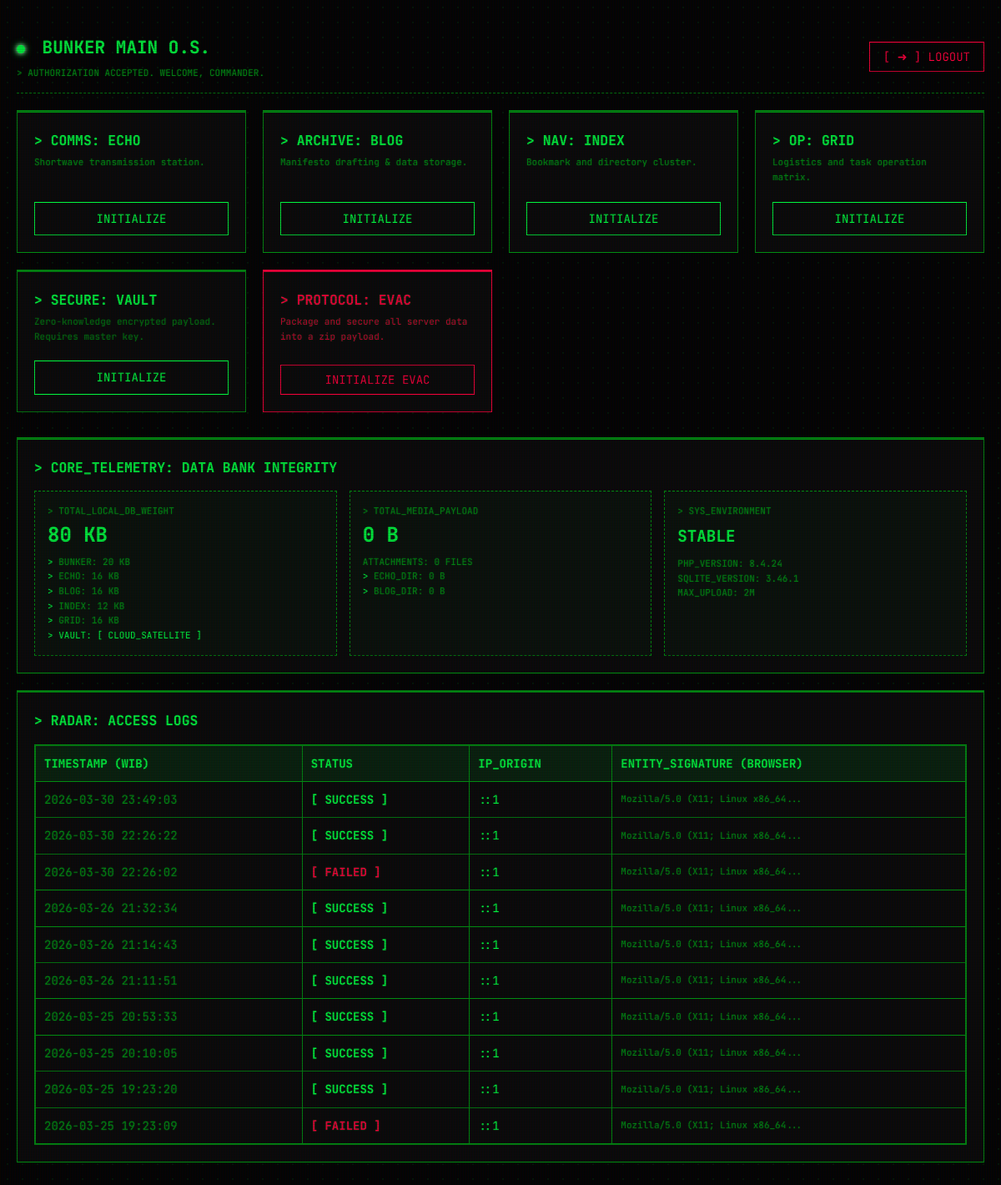
/bunker/dashboard.php (signed in), run on an earlier commit of the app's database.
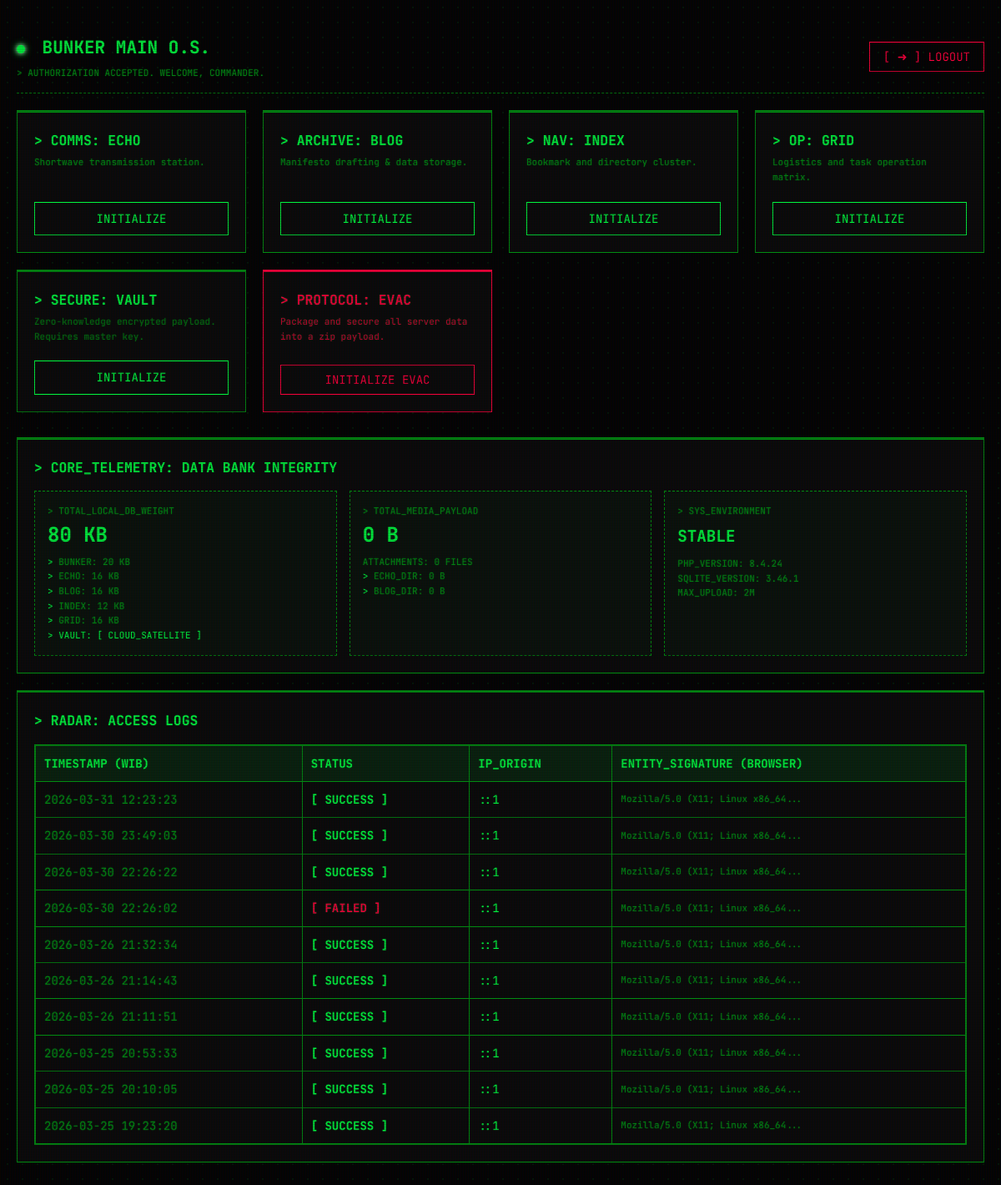
And on a later commit of the database.
### tables this page shows
CREATE TABLE access_logs (
        id INTEGER PRIMARY KEY AUTOINCREMENT,
        ip_address TEXT,
        user_agent TEXT,
        status TEXT,
        created_at DATETIME
    );

### bunker/dashboard.php (the view, shortened to what this page needs)
<?php
function formatBytes($bytes, $precision = 2) {
    $units = ['B', 'KB', 'MB', 'GB', 'TB']; $bytes = max($bytes, 0);
    $pow = floor(($bytes ? log($bytes) : 0) / log(1024)); $pow = min($pow, count($units) - 1);
    $bytes /= (1 << (10 * $pow)); return round($bytes, $precision) . ' ' . $units[$pow];
}
function getDirStats($dir) {
    $size = 0; $count = 0;
    return ['size' => $size, 'count' => $count];
}
$basePath = realpath(__DIR__ . '/..');
$bunker_db_size = file_exists(__DIR__ . '/bunker_data.sqlite') ? filesize(__DIR__ . '/bunker_data.sqlite') : 0;
$echo_db_size = file_exists($basePath . '/echo/echo_data.sqlite') ? filesize($basePath . '/echo/echo_data.sqlite') : 0;
$blog_db_size = file_exists($basePath . '/blog/blog_data.sqlite') ? filesize($basePath . '/blog/blog_data.sqlite') : 0;
$index_db_size = file_exists($basePath . '/index/index_data.sqlite') ? filesize($basePath . '/index/index_data.sqlite') : 0;
$grid_db_size = file_exists($basePath . '/grid/grid_data.sqlite') ? filesize($basePath . '/grid/grid_data.sqlite') : 0;
$total_db_size = $bunker_db_size + $echo_db_size + $blog_db_size + $index_db_size + $grid_db_size;
$echo_media = getDirStats($basePath . '/echo/uploads');
$blog_media = getDirStats($basePath . '/blog/uploads');
$total_media_size = $echo_media['size'] + $blog_media['size'];
$total_media_count = $echo_media['count'] + $blog_media['count'];
$db_file = __DIR__ . '/bunker_data.sqlite';
try {
    $pdo = new PDO("sqlite:" . $db_file);
    $stmt = $pdo->query("SELECT * FROM access_logs ORDER BY created_at DESC LIMIT 10");
    $logs = $stmt->fetchAll(PDO::FETCH_ASSOC);
} catch (PDOException $e) { $logs = []; }
?>
<!doctype html>
<html lang="en">
<head>
    <link rel="stylesheet" href="../assets/terminal.css">
</head>
<body class="t-crt">
    <div class="t-container-fluid">
        <div class="d-flex justify-content-between align-items-center mb-4" style="border-bottom: 1px dashed var(--t-green-dim); padding-bottom: 15px; margin-top: 20px;">
            <div>
                <h2 class="mb-0 text-success"><span class="t-led-dot t-led-green"></span> BUNKER MAIN O.S.</h2>
                <div class="text-muted fs-small mt-1">> AUTHORIZATION ACCEPTED. WELCOME, COMMANDER.</div>
            </div>
            <form method="POST" class="m-0">
                <button type="submit" class="t-btn danger" title="Sever Connection">[ ➜ ] LOGOUT</button>
            </form>
        </div>
        <div class="dashboard-grid">
            <div class="t-card mb-0 d-flex flex-column justify-content-between">
                <div>
                    <h3 class="mb-1 text-success">> COMMS: ECHO</h3>
                    <p class="text-muted fs-small mb-4">Shortwave transmission station.</p>
                </div>
                <a href="../echo/index.php" class="t-btn t-btn-block">INITIALIZE</a>
            </div>
            <div class="t-card mb-0 d-flex flex-column justify-content-between">
                <div>
                    <h3 class="mb-1 text-success">> ARCHIVE: BLOG</h3>
                    <p class="text-muted fs-small mb-4">Manifesto drafting & data storage.</p>
                </div>
                <a href="blog_manager.php" class="t-btn t-btn-block">INITIALIZE</a>
            </div>
            <div class="t-card mb-0 d-flex flex-column justify-content-between">
                <div>
                    <h3 class="mb-1 text-success">> NAV: INDEX</h3>
                    <p class="text-muted fs-small mb-4">Bookmark and directory cluster.</p>
                </div>
                <a href="../index/index.php" class="t-btn t-btn-block">INITIALIZE</a>
            </div>
            <div class="t-card mb-0 d-flex flex-column justify-content-between">
                <div>
                    <h3 class="mb-1 text-success">> OP: GRID</h3>
                    <p class="text-muted fs-small mb-4">Logistics and task operation matrix.</p>
                </div>
                <a href="../grid/index.php" class="t-btn t-btn-block">INITIALIZE</a>
            </div>
            <div class="t-card mb-0 d-flex flex-column justify-content-between">
                <div>
                    <h3 class="mb-1 text-success">> SECURE: VAULT</h3>
                    <p class="text-muted fs-small mb-4" style="opacity: 0.8;">Zero-knowledge encrypted payload. Requires master key.</p>
                </div>
                <a href="../vault/index.php" class="t-btn t-btn-block">INITIALIZE</a>
            </div>
            <div class="t-card danger mb-0 d-flex flex-column justify-content-between">
                <div>
                    <h3 class="mb-1 text-danger">> PROTOCOL: EVAC</h3>
                    <p class="text-danger fs-small mb-4" style="opacity: 0.8;">Package and secure all server data into a zip payload.</p>
                </div>
                <form method="POST" onsubmit="return confirm('WARNING: Initiating full system data download. Proceed?');" class="m-0">
                    <button type="submit" class="t-btn danger t-btn-block w-100">INITIALIZE EVAC</button>
                </form>
            </div>
        </div>
        <div class="t-card mb-4">
            <h3 class="mb-3 text-success">> CORE_TELEMETRY: DATA BANK INTEGRITY</h3>
            <div class="telemetry-grid">
                <div class="telemetry-item">
                    <div class="text-muted fs-small">> TOTAL_LOCAL_DB_WEIGHT</div>
                    <div class="telemetry-val"><?= formatBytes($total_db_size) ?></div>
                    <div class="fs-small text-muted" style="line-height: 1.6;">
                        <span class="text-success">></span> BUNKER: <?= formatBytes($bunker_db_size) ?><br>
                        <span class="text-success">></span> ECHO: <?= formatBytes($echo_db_size) ?><br>
                        <span class="text-success">></span> BLOG: <?= formatBytes($blog_db_size) ?><br>
                        <span class="text-success">></span> INDEX: <?= formatBytes($index_db_size) ?><br>
                        <span class="text-success">></span> GRID: <?= formatBytes($grid_db_size) ?><br>
                        <span class="text-success">> VAULT: [ CLOUD_SATELLITE ]</span>
                    </div>
                </div>
                <div class="telemetry-item">
                    <div class="text-muted fs-small">> TOTAL_MEDIA_PAYLOAD</div>
                    <div class="telemetry-val"><?= formatBytes($total_media_size) ?></div>
                    <div class="fs-small text-muted" style="line-height: 1.6;">
                        ATTACHMENTS: <?= $total_media_count ?> FILES<br>
                        <span class="text-success">></span> ECHO_DIR: <?= formatBytes($echo_media['size']) ?><br>
                        <span class="text-success">></span> BLOG_DIR: <?= formatBytes($blog_media['size']) ?>
                    </div>
                </div>
                <div class="telemetry-item">
                    <div class="text-muted fs-small">> SYS_ENVIRONMENT</div>
                    <div class="telemetry-val" style="font-size: 1.2rem; padding-top: 5px;">STABLE</div>
                    <div class="fs-small mt-2 text-muted" style="line-height: 1.6;">
                        PHP_VERSION: <?= phpversion() ?><br>
                        SQLITE_VERSION: <?= $pdo->query('select sqlite_version()')->fetchColumn() ?><br>
                        MAX_UPLOAD: <?= ini_get('upload_max_filesize') ?>
                    </div>
                </div>
            </div>
        </div>
        <div class="t-card mb-5">
            <h3 class="mb-3 text-success">> RADAR: ACCESS LOGS</h3>
            <div class="t-table-wrapper mb-0">
                <table class="t-table">
                    <thead>
                        <tr>
                            <th>TIMESTAMP (WIB)</th>
                            <th>STATUS</th>
                            <th>IP_ORIGIN</th>
                            <th>ENTITY_SIGNATURE (Browser)</th>
                        </tr>
                    </thead>
                    <tbody>
                        <?php if (count($logs) > 0): ?>
                            <?php foreach ($logs as $log): ?>
                                <tr>
                                    <td class="text-muted"><?= htmlspecialchars($log['created_at'] ?? '') ?></td>
                                    <td class="font-bold <?= ($log['status'] ?? '') === 'SUCCESS' ? 'text-success' : 'text-danger' ?>">
                                        [ <?= htmlspecialchars($log['status'] ?? 'UNKNOWN') ?> ]
                                    </td>
                                    <td><?= htmlspecialchars($log['ip_address'] ?? 'UNKNOWN_IP') ?></td>
                                    <td class="text-muted fs-small" title="<?= htmlspecialchars($log['user_agent'] ?? 'UNKNOWN_ENTITY') ?>">
                                        <?= substr(htmlspecialchars($log['user_agent'] ?? 'UNKNOWN_ENTITY'), 0, 30) ?>...
                                    </td>
                                </tr>
                            <?php endforeach; ?>
                        <?php else: ?>
                            <tr><td colspan="4" class="text-center text-muted">RADAR CLEAR. NO ENTITIES DETECTED.</td></tr>
                        <?php endif; ?>
                    </tbody>
                </table>
            </div>
        </div>
    </div>
</body>
</html>

### assets/terminal.css (style rules this page uses)
:root { --bg-base: #030303; --bg-surface: #0a0a0a; --t-green: #00ff41; --t-green-dim: #008f11; --t-red: #ff003c; --t-yellow: #ffcc00; --t-yellow-dim: #b38f00; --t-font: 'JetBrains Mono', 'Courier New', monospace; }
* { box-sizing: border-box; margin: 0; padding: 0; }
body { background-color: var(--bg-base); background-image: radial-gradient(rgba(0, 255, 65, 0.08) 1px, transparent 1px); background-size: 18px 18px; background-position: 0 0; color: var(--t-green); font-family: var(--t-font); font-size: 14px; line-height: 1.6; overflow-x: hidden; min-height: 100vh; text-shadow: 0 0 2px rgba(0, 255, 65, 0.3); }
body.t-crt::after { content: " "; display: block; position: fixed; top: 0; left: 0; bottom: 0; right: 0; background: linear-gradient(rgba(18, 16, 16, 0) 50%, rgba(0, 0, 0, 0.25) 50%), linear-gradient(90deg, rgba(255, 0, 0, 0.06), rgba(0, 255, 0, 0.02), rgba(0, 0, 255, 0.06)); z-index: 100000; background-size: 100% 2px, 3px 100%; pointer-events: none; }
.d-flex { display: flex !important; }
.flex-column { flex-direction: column !important; }
.justify-content-between { justify-content: space-between !important; }
.align-items-center { align-items: center !important; }
.w-100 { width: 100% !important; }
.m-0 { margin: 0 !important; }
.mb-0 { margin-bottom: 0 !important; }
.mt-1 { margin-top: 5px !important; }
.mt-2 { margin-top: 10px !important; }
.mb-1 { margin-bottom: 5px !important; }
.mb-3 { margin-bottom: 15px !important; }
.mb-4 { margin-bottom: 20px !important; }
.mb-5 { margin-bottom: 30px !important; }
.text-muted { color: var(--t-green-dim) !important; }
.text-danger { color: var(--t-red) !important; }
.text-success { color: var(--t-green) !important; }
.font-bold { font-weight: bold !important; }
.fs-small { font-size: 11px !important; }
.t-container-fluid { width: 100%; max-width: 1200px; margin: 0 auto; padding: 20px; }
.t-card { background-color: var(--bg-surface); border: 1px solid var(--t-green-dim); padding: 20px; margin-bottom: 20px; border-top: 3px solid var(--t-green-dim); position: relative; transition: box-shadow 0.3s ease; }
.t-card.danger { border-color: var(--t-red); border-top-color: var(--t-red); background-color: var(--bg-surface); color: var(--t-red); }
.t-btn { display: inline-flex; align-items: center; justify-content: center; background: transparent; color: var(--t-green); border: 1px solid var(--t-green); padding: 8px 16px; font-family: inherit; font-size: 14px; text-transform: uppercase; cursor: pointer; text-decoration: none; transition: all 0.2s ease; border-radius: 0; }
.t-btn.danger { color: var(--t-red); border-color: var(--t-red); }
.t-btn-block { display: flex; width: 100%; }
.t-table-wrapper { width: 100%; overflow-x: auto; -webkit-overflow-scrolling: touch; border: 1px solid var(--t-green-dim); margin-bottom: 20px; }
.t-table { width: 100%; border-collapse: collapse; white-space: nowrap; }
.t-table th, .t-table td { border: 1px solid var(--t-green-dim); padding: 10px; text-align: left; }
.t-table th { background-color: rgba(0, 255, 65, 0.1); text-transform: uppercase; }
.t-led-dot { display: inline-block; width: 10px; height: 10px; border-radius: 50%; margin-right: 8px; position: relative; }
.t-led-green { background-color: var(--t-green); box-shadow: 0 0 10px var(--t-green), 0 0 5px #fff; animation: t-led-pulse 2s infinite; }

### bunker/dashboard.php (style rules this page uses)
.dashboard-grid { display: grid; grid-template-columns: repeat(auto-fit, minmax(220px, 1fr)); gap: 20px; margin-bottom: 30px; }
.telemetry-grid { display: grid; grid-template-columns: repeat(auto-fit, minmax(200px, 1fr)); gap: 15px; }
.telemetry-val { font-size: 1.5rem; font-weight: bold; color: var(--t-green); margin-bottom: 5px; }
.telemetry-item { background: rgba(0, 255, 65, 0.03); border: 1px dashed var(--t-green-dim); padding: 15px; transition: 0.2s; }

What changed in the data, as far as the page shows it:
no longer on this page (row unchanged): access_logs: created_at "2026-03-25 19:23:09", status "FAILED", ip_address "::1", user_agent "Mozilla/5.0 (X11; Linux x86_64"
added access_logs: created_at "2026-03-31 12:23:23", status "SUCCESS", ip_address "::1", user_agent "Mozilla/5.0 (X11; Linux x86_64"
